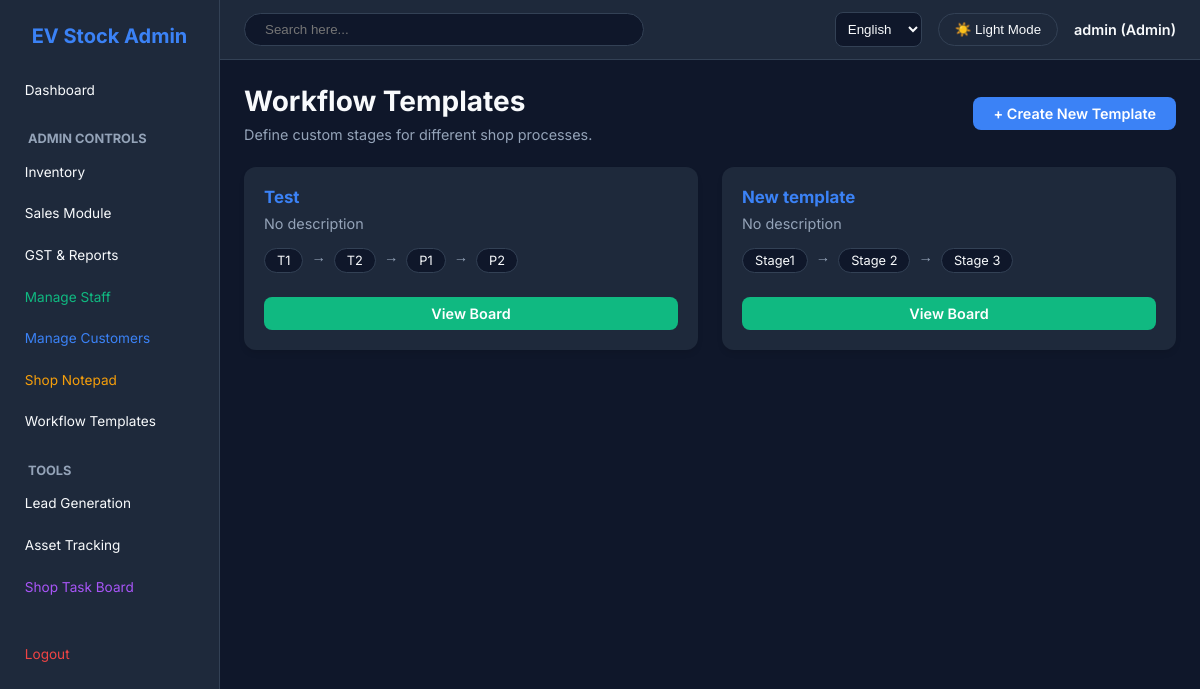
Screenshot of /tasks/templates/ (signed in) with the database file from the repository.
### core/models.py (models this page shows, shortened)
class User(AbstractUser):
    ROLE_CHOICES = (
        ('ADMIN', 'Admin'),
        ('SALES', 'Salesperson'),
        ('CUSTOMER', 'Customer'),
    )
    role = models.CharField(max_length=10, choices=ROLE_CHOICES, default='SALES')
    phone_number = models.CharField(max_length=20, blank=True, null=True)
    aadhar_number = models.CharField(max_length=20, blank=True, null=True)
    pan_number = models.CharField(max_length=20, blank=True, null=True)
    aadhar_front_photo = models.ImageField(upload_to='customers/aadhar/', blank=True, null=True)
    aadhar_back_photo = models.ImageField(upload_to='customers/aadhar/', blank=True, null=True)
    pan_photo = models.ImageField(upload_to='customers/pan/', blank=True, null=True)
    misc = models.JSONField(default=dict, blank=True, null=True)

### tasks/models.py (models this page shows, shortened)
class TaskTemplate(models.Model):
    name = models.CharField(max_length=100)
    prefix = models.CharField(max_length=10, default="TASK")
    next_number = models.PositiveIntegerField(default=1)
    description = models.TextField(blank=True, null=True)
    created_at = models.DateTimeField(auto_now_add=True)

class TaskStage(models.Model):
    STAGE_TYPES = [
        ('START', 'Start'),
        ('MIDDLE', 'Ongoing'),
        ('END', 'End'),
    ]
    template = models.ForeignKey(TaskTemplate, on_delete=models.CASCADE, related_name='stages')
    name = models.CharField(max_length=100)
    stage_type = models.CharField(max_length=10, choices=STAGE_TYPES, default='MIDDLE')
    order = models.PositiveIntegerField(default=0)
    class Meta:
        ordering = ['order']

### tasks/views.py (the view)
# urls.py: path('templates/', views.template_list, name='template_list'),
@login_required
def template_list(request):
    if request.user.role != 'ADMIN':
        messages.error(request, 'Access denied.')
        return redirect('dashboard')
    templates = TaskTemplate.objects.all()
    return render(request, 'tasks/template_list.html', {'templates': templates})

### templates/tasks/template_list.html (shortened to what this page needs)
{% extends 'base.html' %}
{% load i18n %}
{% block content %}
<div class="header">
    <div>
        <h1>{% trans "Workflow Templates" %}</h1>
        <p style="color: var(--text-muted); margin-top: 0.5rem;">{% trans "Define custom stages for different shop processes." %}</p>
    </div>
    <a href="{% url 'add_template' %}" class="btn">{% trans "+ Create New Template" %}</a>
</div>
<div class="grid">
    {% for template in templates %}
    <div class="card">
        <h3 style="color: var(--primary); margin-bottom: 0.5rem;">{{ template.name }}</h3>
        <p style="color: var(--text-muted); font-size: 0.9rem; margin-bottom: 1rem;">{{ template.description|default:"No description" }}</p>
        <div style="display: flex; flex-wrap: wrap; gap: 0.5rem; margin-bottom: 1.5rem;">
            {% for stage in template.stages.all %}
            <span style="background: var(--bg-color); padding: 0.25rem 0.75rem; border-radius: 20px; font-size: 0.8rem; border: 1px solid var(--border-color);">
                {{ stage.name }}
            </span>
            {% if not forloop.last %}
            <span style="color: var(--text-muted)">→</span>
            {% endif %}
            {% endfor %}
        </div>
        <a href="{% url 'board_view' %}?template={{ template.id }}" class="btn" style="width: 100%; text-align: center; background: var(--success);">{% trans "View Board" %}</a>
    </div>
    {% empty %}
    <div class="card" style="grid-column: 1 / -1; text-align: center; padding: 3rem;">
        <p style="color: var(--text-muted);">{% trans "No templates created yet. Admins can create templates to define shop workflows." %}</p>
    </div>
    {% endfor %}
</div>
{% endblock %}

### templates/base.html (shortened to what this page needs)
{% load i18n %}
<!DOCTYPE html>
<html lang="en" data-theme="dark">
<head>
</head>
<body>
    {% if request.user.is_authenticated %}
    <div class="sidebar">
        <h2>EV Stock Admin</h2>
        <a href="{% url 'dashboard' %}">{% trans "Dashboard" %}</a>
        {% if request.user.role == 'ADMIN' %}
            <h4 style="margin: 1.5rem 0 0.5rem 1rem; color: var(--text-muted); font-size: 0.8rem; text-transform: uppercase;">{% trans "Admin Controls" %}</h4>
            <a href="{% url 'inventory_list' %}">{% trans "Inventory" %}</a>
            <a href="{% url 'sales_list' %}">{% trans "Sales Module" %}</a>
            <a href="{% url 'gst_report' %}">{% trans "GST & Reports" %}</a>
            <a href="{% url 'manage_staff' %}" style="color: var(--success);">{% trans "Manage Staff" %}</a>
            <a href="{% url 'manage_customers' %}" style="color: var(--primary);">{% trans "Manage Customers" %}</a>
            <a href="{% url 'notes_list' %}" style="color: #f59e0b;">{% trans "Shop Notepad" %}</a>
            <a href="{% url 'template_list' %}">{% trans "Workflow Templates" %}</a>
        {% endif %}
        <h4 style="margin: 1.5rem 0 0.5rem 1rem; color: var(--text-muted); font-size: 0.8rem; text-transform: uppercase;">{% trans "Tools" %}</h4>
        <a href="{% url 'leads_list' %}">{% trans "Lead Generation" %}</a>
        <a href="{% url 'search_asset' %}">{% trans "Asset Tracking" %}</a>
        <a href="{% url 'board_view' %}" style="color: #a855f7;">{% trans "Shop Task Board" %}</a>
        <div style="margin-top: 2rem">
            <a href="{% url 'logout' %}" style="color: var(--danger)">{% trans "Logout" %}</a>
        </div>
    </div>
    {% endif %}
    <div class="main-content">
        <div class="top-navbar">
            <form action="{% url 'global_search' %}" method="get" style="flex: 1; display: flex; max-width: 400px; margin-right: auto;">
                <input type="text" name="q" placeholder="Search here..." required style="width: 100%; padding: 0.5rem 1.25rem; border-radius: 20px; border: 1px solid var(--border-color); background: var(--bg-color); color: var(--text-color);">
            </form>
            <form action="{% url 'set_language' %}" method="post">{% csrf_token %}
                <select name="language" onchange="this.form.submit()" class="language-dropdown">
                    {% get_current_language as LANGUAGE_CODE %}
                    {% get_available_languages as LANGUAGES %}
                    {% for lang in LANGUAGES %}
                        <option value="{{ lang.0 }}" {% if lang.0 == LANGUAGE_CODE %}selected{% endif %}>
                            {{ lang.1 }}
                        </option>
                    {% endfor %}
                </select>
            </form>
            <button class="theme-toggle" id="theme-btn">🌙 Dark Mode</button>
            <span style="font-weight: 600;">{{ request.user.username }} ({{ request.user.get_role_display }})</span>
        </div>
        <div class="content-area">
            {% block content %}{% endblock %}
        </div>
    </div>
</body>
</html>

### templates/base.html (style rules this page uses)
:root { --bg-color: #f1f5f9; --card-bg: #ffffff; --text-color: #0f172a; --text-muted: #64748b; --primary: #3b82f6; --primary-hover: #2563eb; --success: #10b981; --danger: #ef4444; --border-color: #e2e8f0; --radius: 12px; }
[data-theme="dark"] { --bg-color: #0f172a; --card-bg: #1e293b; --text-color: #f8fafc; --text-muted: #94a3b8; --border-color: #334155; }
* { box-sizing: border-box; margin: 0; padding: 0; }
body { font-family: 'Inter', sans-serif; font-size: 0.9rem; background-color: var(--bg-color); color: var(--text-color); display: flex; min-height: 100vh; transition: background-color 0.3s, color 0.3s; }
.sidebar { width: 220px; background: var(--card-bg); padding: 1.5rem 0.75rem; border-right: 1px solid var(--border-color); transition: background-color 0.3s, border-color 0.3s; }
.sidebar h2 { margin-bottom: 1.5rem; color: var(--primary); font-weight: 700; text-align: center; font-size: 1.25rem; }
.sidebar a { display: block; color: var(--text-color); text-decoration: none; padding: 0.6rem 0.8rem; border-radius: var(--radius); margin-bottom: 0.4rem; transition: background 0.2s; font-size: 0.85rem; }
.main-content { flex: 1; display: flex; flex-direction: column; overflow-y: auto; }
.top-navbar { padding: 0.75rem 1.5rem; display: flex; justify-content: flex-end; align-items: center; gap: 1rem; border-bottom: 1px solid var(--border-color); background: var(--card-bg); }
.content-area { padding: 1.5rem; }
.card { background: var(--card-bg); border-radius: var(--radius); padding: 1.25rem; box-shadow: 0 4px 6px -1px rgb(0 0 0 / 0.1); margin-bottom: 1.25rem; }
.grid { display: grid; grid-template-columns: repeat(auto-fit, minmax(300px, 1fr)); gap: 1.5rem; }
.btn { background: var(--primary); color: white; border: none; padding: 0.5rem 1.25rem; border-radius: 8px; cursor: pointer; font-weight: 600; transition: background 0.2s; text-decoration: none; display: inline-block; }
.header { display: flex; justify-content: space-between; align-items: center; margin-bottom: 1.5rem; }
.header h1 { font-size: 1.75rem; }
input, select, textarea { background: var(--bg-color); color: var(--text-color); border: 1px solid var(--border-color); }
.theme-toggle { background: transparent; border: 1px solid var(--border-color); color: var(--text-color); padding: 0.5rem 1rem; border-radius: 20px; cursor: pointer; }
.language-dropdown { background: var(--bg-color); color: var(--text-color); border: 1px solid var(--border-color); padding: 0.5rem; border-radius: 8px; }

### rows the page displays
User: user.username "admin", user.role "Admin"
TaskTemplate: name "Test", description "No description", {{ template.id }} 1 (drawn)
TaskStage: name "T1"
TaskStage: name "T2"
TaskStage: name "P1"
TaskStage: name "P2"
TaskTemplate: name "New template", description "No description"
TaskStage: name "Stage1"
TaskStage: name "Stage 2"
TaskStage: name "Stage 3"

### other values shown
form field language "English"
